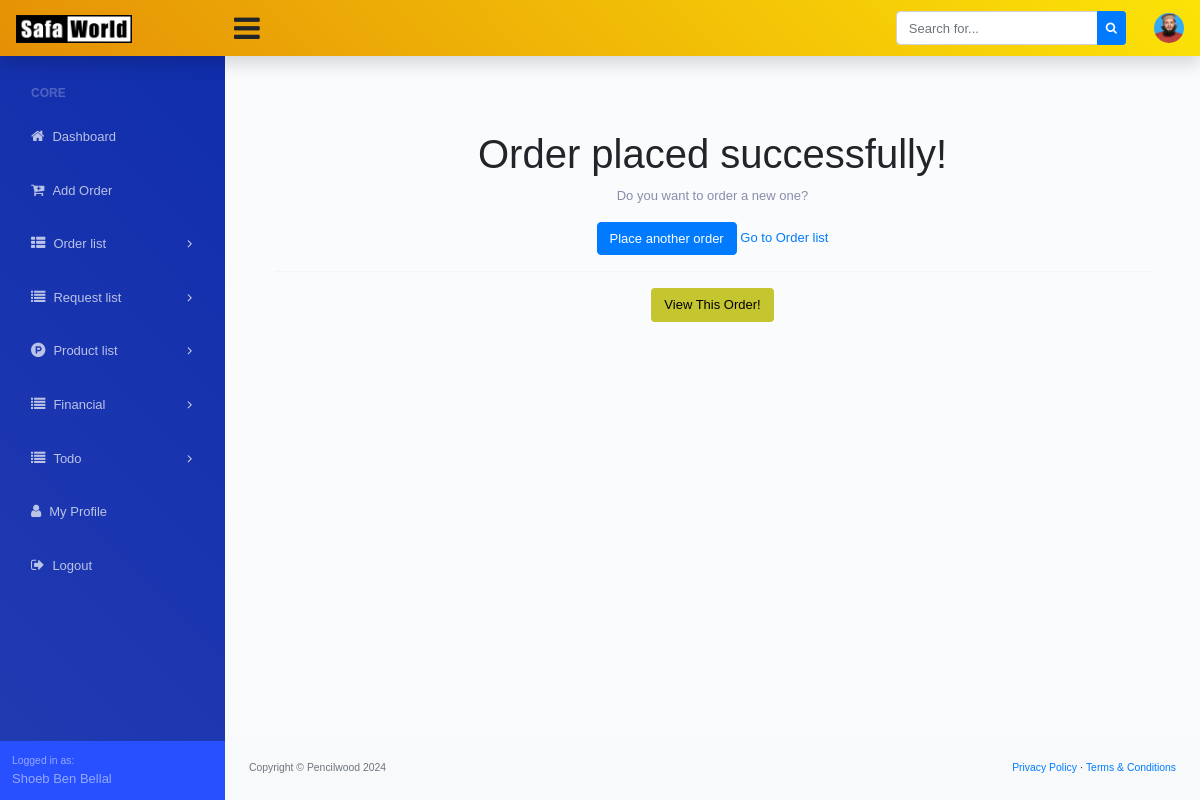
/order/add-success/1/ (signed in), run on the app's committed database.
### dashboard/models.py (models this page shows, shortened)
class Site_Settings(models.Model):
    fav_icon = models.ImageField(upload_to='logo/', blank=True, null=True)
    logo = models.ImageField(upload_to='logo/', blank=True, null=True)
    website_name = models.CharField(max_length=200, blank=True, null=True)
    website_title = models.CharField(max_length=1000, blank=True, null=True)
    copyright_company = models.CharField(max_length=200)
    copyright_year = models.CharField(max_length=4)

### account/models.py (models this page shows, shortened)
class Custom_User(AbstractUser):
    USER_TYPE = (
        ('Admin', 'Admin'),
        ('Staff', 'Staff'),
        ('Factory Staff', 'Factory Staff'),
    )
    user_type = models.CharField(max_length=20, choices=USER_TYPE, blank=True, null=True)
    email = models.EmailField(("email address"), blank=True, unique=True)
    phone_number = models.CharField(max_length=14, blank=True, null=True)
    profile_picture = models.ImageField(upload_to='profile-picture/', blank=True, null=True)
    USERNAME_FIELD = "email"
    REQUIRED_FIELDS = ["username"]

### order/views.py (the view)
# urls.py: path('order/add-success/<int:id>/', order_success, name='order_success'),
@login_required
def order_success(request, id):
    order = get_object_or_404(Order, id=id)
    return render(request, 'order/order_success.html', {'order': order})

### dashboard/context_processor.py (called while the page is built)
def website_settings(request):
    website_setting = Site_Settings.objects.all().first()
    return {'website_setting': website_setting}

### templates/order/order_success.html (shortened to what this page needs)
{% extends '../base.html' %}
{% block dashboard_body %}
<main>
    <div class="container-fluid" style="text-align: center;padding: 50px;">
        <h1 class="mt-4">Order placed successfully!</h1>
        <p>Do you want to order a new one?</p>
        <div>
            <a href="{% url 'add_new_order' %}" class="btn btn-primary">Place another order</a>
            <a href="{% url 'order_list' %}">Go to Order list</a>
        </div>
        <hr>
        <div>
            <a href="{% url 'order_view' order.id %}" class="btn" style="background-color: #c5c52f;color: black;">
                View This Order!
            </a>
        </div>
    </div>
</main>
{% endblock dashboard_body %}

### templates/base.html (shortened to what this page needs)
{% load static %}
<!DOCTYPE html>
<html lang="en">
<head>
  <link href="https://cdn.jsdelivr.net/npm/bootstrap@5.3.2/dist/css/bootstrap.min.css" rel="stylesheet"
>
  <link href="{% static 'assets/css/dataTables.bootstrap4.min.css' %}" rel="stylesheet">
  <link href="{% static 'assets/css/styles.css' %}" rel="stylesheet" />
  <link rel="stylesheet" href="https://cdnjs.cloudflare.com/ajax/libs/font-awesome/4.7.0/css/font-awesome.min.css">
</head>
<body class="sb-nav-fixed">
  {% include './navbar.html' %}
  <div id="layoutSidenav">
    <div id="layoutSidenav_nav">
      {% include './side_navbar.html' %}
    </div>
    <div id="layoutSidenav_content">
      {% block dashboard_body %}
      {% endblock dashboard_body %}
      <footer class="py-4 bg-light mt-auto">
        <div class="container-fluid">
          <div class="d-flex align-items-center justify-content-between small">
            <div class="text-muted">Copyright &copy; {{website_setting.copyright_company}} {{website_setting.copyright_year}}</div>
            <div>
              <a href="">Privacy Policy</a>
              &middot;
              <a href="">Terms &amp; Conditions</a>
            </div>
          </div>
        </div>
      </footer>
    </div>
  </div>
</body>
</html>

### templates/navbar.html (shortened to what this page needs)
{% load static %}
<nav class="sb-topnav navbar navbar-expand navbar-light shadow-sm bg-warning">
    <a class="navbar-brand" href="{% url 'dashboard' %}">
        <img alt="logo" src="
        {% if website_setting.logo %}
        {{website_setting.logo.url}}
        {% endif %}
        " width="60%">
    </a>
    <button class="btn btn-link btn-sm order-1 order-lg-0" id="sidebarToggle" href="#"
        style="font-size: 30px !important;"><i class="fa fa-bars"></i></button>
    <form class="d-none d-md-inline-block form-inline ml-auto mr-0 mr-md-3 my-2 my-md-0">
        <div class="input-group">
            <input class="form-control" type="text" placeholder="Search for..." aria-label="Search"
                aria-describedby="basic-addon2" />
            <div class="input-group-append">
                <button class="btn btn-primary btn-sm" type="button"><i class="fa fa-search"></i></button>
            </div>
        </div>
    </form>
    <ul class="navbar-nav ml-auto ml-md-0">
        <li class="nav-item dropdown no-arrow ml-1 osahan-profile-dropdown">
            <a class="nav-link dropdown-toggle pr-0" href="#" role="button" data-toggle="dropdown" aria-haspopup="true"
                aria-expanded="false">
                {% if request.user.profile_picture %}
                <img class="img-profile rounded-circle" src="{{request.user.profile_picture.url}}">
                {% else %}
                <i class="fa fa-user-circle" style="font-size: 35px;"></i>
                {% endif %}
            </a>
        </li>
    </ul>
</nav>

### templates/side_navbar.html (shortened to what this page needs)
{% url 'dashboard' as admin_dashboard_url %}
<nav class="sb-sidenav accordion sb-sidenav-dark" id="sidenavAccordion">
    <div class="sb-sidenav-menu">
        <div class="nav">
            <div class="sb-sidenav-menu-heading">Core</div>
            <a class="nav-link Active" href="{{admin_dashboard_url}}">
                <div class="sb-nav-link-icon"><i class="fa fa-home"></i></div>
                Dashboard
            </a>
            <a class="nav-link Active" href="{% url 'add_new_order' %}">
                <div class="sb-nav-link-icon"><i class="fa fa-cart-plus"></i></div>
                Add Order
            </a>
            <a class="nav-link collapsed" href="#" data-toggle="collapse" data-target="#collapseOrder"
                aria-expanded="false" aria-controls="collapseOrder">
                <div class="sb-nav-link-icon"><i class="fa fa-th-list"></i></div>
                Order list
                <div class="sb-sidenav-collapse-arrow"><i class="fa fa-angle-down"></i></div>
            </a>
            <a class="nav-link collapsed" href="#" data-toggle="collapse" data-target="#collapseRequest"
                aria-expanded="false" aria-controls="collapseRequest">
                <div class="sb-nav-link-icon"><i class="fa fa-list"></i></div>
                Request list
                <div class="sb-sidenav-collapse-arrow"><i class="fa fa-angle-down"></i></div>
            </a>
            <a class="nav-link collapsed" href="#" data-toggle="collapse" data-target="#collapseProduct"
                aria-expanded="false" aria-controls="collapseProduct">
                <div class="sb-nav-link-icon"><i class="fa fa-product-hunt"></i></div>
                Product list
                <div class="sb-sidenav-collapse-arrow"><i class="fa fa-angle-down"></i></div>
            </a>
            <a class="nav-link collapsed" href="#" data-toggle="collapse" data-target="#collapseFinancial"
                aria-expanded="false" aria-controls="collapseRequest">
                <div class="sb-nav-link-icon"><i class="fa fa-list"></i></div>
                Financial
                <div class="sb-sidenav-collapse-arrow"><i class="fa fa-angle-down"></i></div>
            </a>
            <a class="nav-link collapsed" href="#" data-toggle="collapse" data-target="#collapseTodo"
                aria-expanded="false" aria-controls="collapseRequest">
                <div class="sb-nav-link-icon"><i class="fa fa-list"></i></div>
                Todo
                <div class="sb-sidenav-collapse-arrow"><i class="fa fa-angle-down"></i></div>
            </a>
            <a class="nav-link Active" href="{% url 'my_profile' %}">
                <div class="sb-nav-link-icon"><i class="fa fa-user"></i></div>
                My Profile
            </a>
            <a class="nav-link" href="{% url 'logout' %}">
                <div class="sb-nav-link-icon"><i class="fa fa-sign-out"></i></div>
                Logout
            </a>
        </div>
    </div>
    <div class="sb-sidenav-footer">
        <div class="small">Logged in as:</div>
        {{request.user.first_name}} {{request.user.last_name}}
    </div>
</nav>

### data on the page
Site_Settings: logo (picture), copyright_company "Pencilwood", copyright_year "2024"
Custom_User: user.profile_picture (picture), user.first_name "Shoeb Ben", user.last_name "Bellal"
